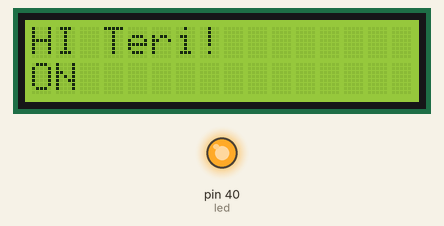
This sketch was run on a simulated Arduino Mega 2560, built with avr-gcc and run on an emulated ATmega2560. Shown: 16×2 character LCD, output pins drawn as LEDs (lit = HIGH).

Above: at 0.1 s.
At 2.1 s:
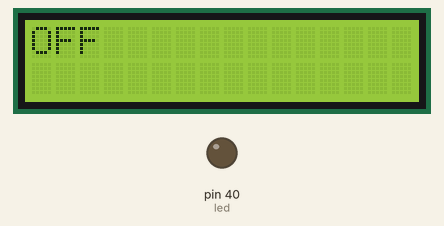
At 4.1 s:
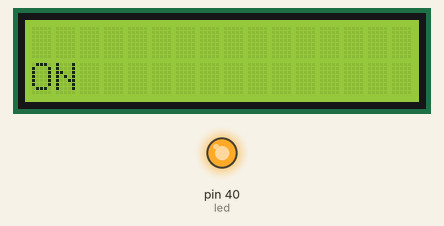
Timing chart, 0 to 39.6 s (numbered marks = the images above):
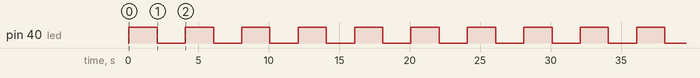

The sketch:

MyLCD.ino
```cpp
#include <LiquidCrystal.h>
const int led = 40;

LiquidCrystal lcd(7, 6, 5, 4, 3, 2);

void setup() {
  // set up the LCD's number of columns and rows:
  lcd.begin(16, 2);
  pinMode(led, OUTPUT);
  // Print a message to the LCD.
  lcd.print("HI Teri!");
}

void loop() {
  // set the cursor to column 0, line 1
  lcd.setCursor(0, 1);
  // print the number of seconds since reset:
  lcd.print("ON");
  digitalWrite(led, HIGH);
  delay(2000);
  lcd.clear();
  lcd.print("OFF");
  digitalWrite(led, LOW);
  delay(2000);
  lcd.clear();
}
```

Measured:
- by itself, pin 40 (led): alternates HIGH for 2.0 s and LOW for 2.0 s
- by itself, everything shown: repeats every 4.0 s, in 3 steps
- what the display in image 1 shows lasts 2.0 s, from 2.1 s to 4.1 s
